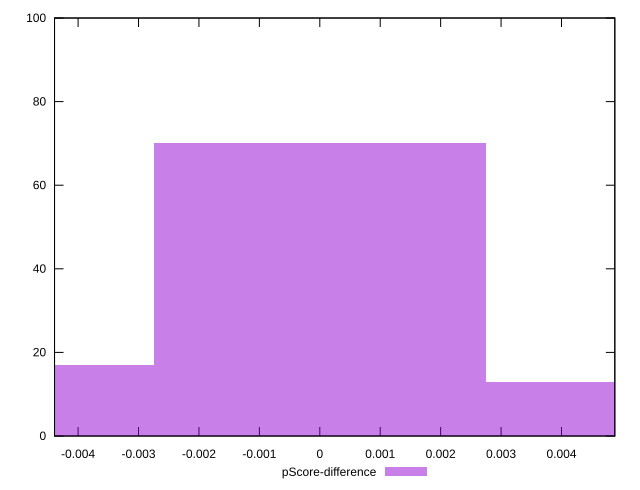

This chart was generated by the following gnuplot code:
reset

$pScoreDifference <<EOF
0 70
0.005495302100232659 13
-0.005495302100232659 17
EOF

set key outside below
set boxwidth 0.005495302100232659
set xrange [-0.004389948473621619:0.004882407752473339]
set yrange [0:100]
set trange [0:100]
set style fill transparent solid 0.5 noborder
set terminal svg size 640, 490 enhanced background rgb 'white'
set output "reports/report_00028_2021-02-24T12-49-42.674Z/mainthread-work-breakdown/samples/astro/pScore-difference/histogram.svg"

plot $pScoreDifference title "pScore-difference" with boxes

reset
